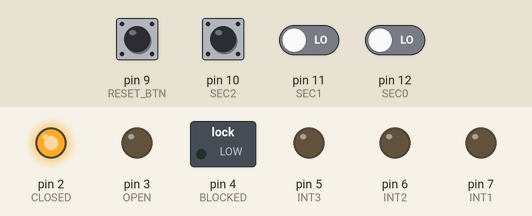
Simulated run of this sketch. Board: Arduino Uno, built with avr-gcc and run on an emulated ATmega328P. Parts: switched loads named in the sketch (green lamp = pin HIGH), output pins drawn as LEDs (lit = HIGH). The test bench sets the inputs (shaded band); at power-on: pin 9 (RESET_BTN), pin 10 (SEC2), pin 11 (SEC1), pin 12 (SEC0) LOW. What the sketch prints to the serial monitor is not drawn.

Above: at 1.2 s.
1.3 s: pin 10 (SEC2) pulsed HIGH 5 times (0.12 s each, 0.3 s apart)
At 3.7 s:
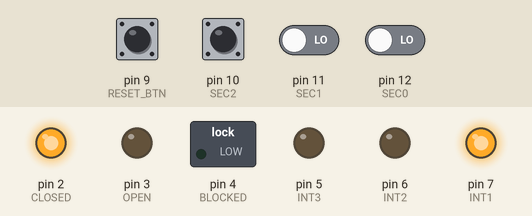
4.3 s: pin 9 (RESET_BTN) pulled HIGH for 0.15 s
At 5.7 s:
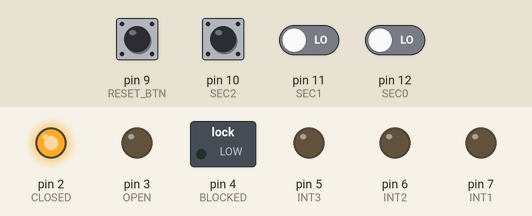
Timing chart, 0 to 7.3 s (numbered marks = the images above; inputs shaded):
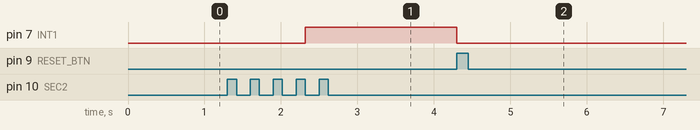

Measured:
- after the input at 1.3 s, pin 7 (INT1): LOW → HIGH after 1.0 s
- after the input at 4.3 s, pin 7 (INT1): HIGH → LOW at once

The sketch:

seguridad.ino
```cpp
#define SEC0 12
#define SEC1 11
#define SEC2 10
#define RESET_BTN 9
#define RESET_JUMP 8
#define INT1 7
#define INT2 6
#define INT3 5
#define BLOCKED 4
#define OPEN 3
#define CLOSED 2

int password[] = {0, 1, 2, 0};

void setup()
{
  for(int i = 2; i<=8; i++){
   pinMode(i, OUTPUT);
  }
  for(int i = 8; i<=12; i++){
   pinMode(i, INPUT);
  }
  Serial.begin(9600);
  digitalWrite(CLOSED, HIGH);
  digitalWrite(RESET_JUMP, HIGH);

}

boolean equal(int arr1[], int arr[]){
  for(int i=0; i<4; i++){
    if(arr1[i] != arr[i])
     return false;
  }
  return true;
}


int i = 0;
boolean wasPressed= false, led1 = false, led2 = false;
int sequence[4] = {4};
int temp;

void loop()
{


 if(digitalRead(SEC0) == HIGH){
      temp = 0;
      wasPressed = true;
  }
  else if(digitalRead(SEC1) == HIGH){
      temp=1;
      wasPressed = true;
  }
  else if(digitalRead(SEC2) == HIGH){
      temp = 2;
      wasPressed = true;
  }
  else if(digitalRead(RESET_BTN) == HIGH){
      sequence[4] = {4};
      i=0;
      led1 = false;
      led2 = false;
      digitalWrite(INT1, LOW);
      digitalWrite(INT2, LOW);
      digitalWrite(INT3, LOW);
      digitalWrite(BLOCKED, LOW);
      digitalWrite(OPEN, LOW);
      digitalWrite(CLOSED, HIGH);
  }

  else{
    if(wasPressed == true){
      sequence[i] = temp;

      i++;

      Serial.print(temp);


      if(i == 4 && !led1){
          Serial.println("primer intento");
          if(equal(sequence, password)){
          Serial.println("CORRECTO");
          digitalWrite(OPEN, HIGH);
          digitalWrite(CLOSED, LOW);
          return 0;
          }else{
          Serial.println("NELPROO");
          digitalWrite(INT1, HIGH);
          i=0;
          led1 = true;
          }
      }
      if(i == 4 && led1 && !led2){
        Serial.println("segundo intento");
        if(equal(sequence, password)){
          Serial.println("CORRECTO");
          digitalWrite(OPEN, HIGH);
          digitalWrite(CLOSED, LOW);
          return 0;
        }else{
        Serial.println("NELPROO");
        digitalWrite(INT2, HIGH);
        i = 0;
        led2 = true;
        }
      }
      if(i == 4 && led2){
        Serial.println("BLOCK");
        if(equal(sequence, password)){
          Serial.println("CORRECTO");
          digitalWrite(OPEN, HIGH);
          digitalWrite(CLOSED, LOW);
          return 0;
        }else{
        digitalWrite(INT3, HIGH);
        delay(1000);
        digitalWrite(INT1, LOW);
        delay(300);
        digitalWrite(INT2, LOW);
        delay(300);
        digitalWrite(INT3, LOW);
        delay(300);
        digitalWrite(BLOCKED, HIGH);
        }
      }
      wasPressed = false;
    }
  }


}
```
